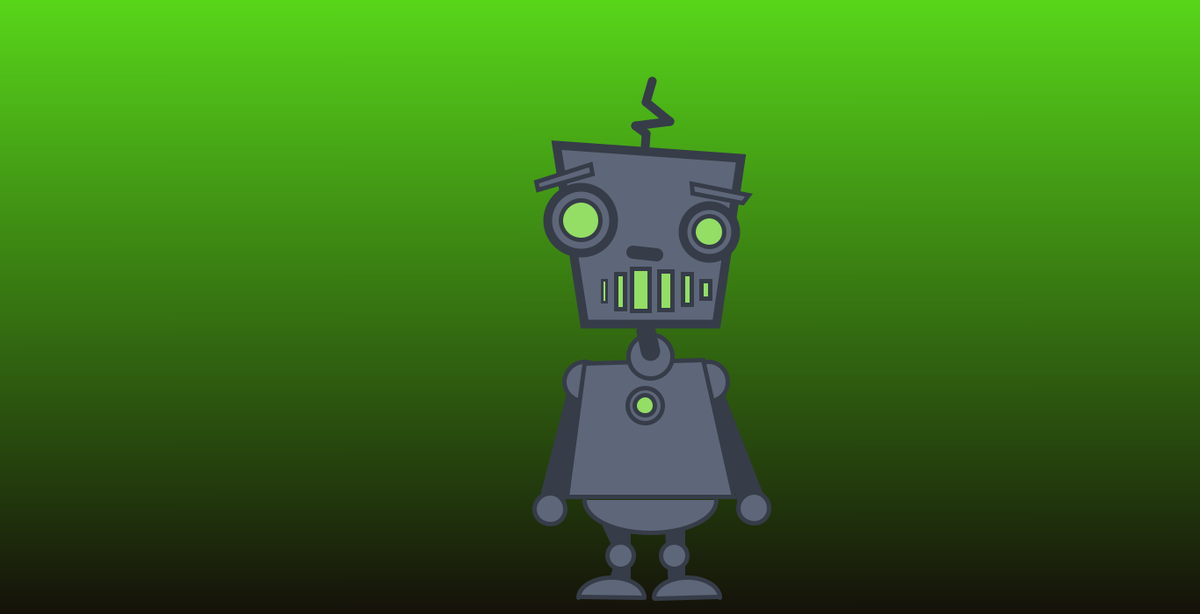
Frame 1 (no input)
Frame 60 (the mouse pressed at the canvas centre just before this capture): identical to frame 1, image omitted
Frame 120 (the mouse held since frame 60 and released just before this capture): identical to frame 1, image omitted

The Processing sketch that drew this single still picture (run headless with seeded random() and noise(); from frame 60 on, the mouse is pressed at the canvas centre):

// Processing sketch: Robot2
// ── Robot2.pde


void setup()
{
  background(0);
  size(1366, 700);
}

void draw()
{
  println(mouseX+ " " + mouseY);
  color topColor = color(88,214,26);
  color bottomColor = color(21,18,10);
  float gradeFactor;
  background(topColor);
  //NOTE GRADIENT CODE BELOW CAN BE LEFT OUT IF DESIRED
  loadPixels();
  for (int i = 0;i<pixels.length; i++)
  {
    float r= red(pixels[i]);
    float g= green(pixels[i]);
    float b= blue(pixels[i]);

    float r2 = red(bottomColor);
    float g2 = green(bottomColor);
    float b2 = blue(bottomColor);

    r = r * (pixels.length - i) / pixels.length + ((r2 * i) / pixels.length);
    g = g * (pixels.length - i) / pixels.length + ((g2 * i) / pixels.length);
    b = b * (pixels.length - i) / pixels.length + ((b2 * i) / pixels.length);
    pixels[i] = color(r, g, b);
  }
  updatePixels();

  // Grey
  fill(94, 103, 121);
  // outline
  stroke(54, 60, 72);
  strokeWeight(10);
  //head
  beginShape();
  vertex(633, 165);
  vertex(843, 180);
  vertex(815, 369);
  vertex(665, 369);
  endShape(CLOSE);
  //antenna
  line(742, 92, 735, 116);
  line(735, 116, 762, 138);
  line(762, 138, 723, 143);
  line(723, 143, 735, 152);
  line(735, 152, 734, 167);
  strokeWeight(10);
  ellipse(661, 251, 75, 75);
  // Eyes
  fill(148, 222, 101);
  strokeWeight(5);
  ellipse(661, 251, 45, 45);
  strokeWeight(10);
  fill(94, 103, 121);
  ellipse(807, 264, 60, 60);
  fill(148, 222, 101);
  strokeWeight(5);
  ellipse(807, 264, 35, 35);
  //nose
  fill(94, 103, 121);
  strokeWeight(15);
  line(720, 287, 747, 290);
  //eyebrows
  strokeWeight(5);
  fill(94, 103, 121);
  stroke(54, 60, 72);
  beginShape();
  vertex(672, 187);
  vertex(674, 198);
  vertex(612, 216);
  vertex(610, 207);
  endShape(CLOSE);
  beginShape();
  vertex(787, 209);
  vertex(788, 220);
  vertex(845, 231);
  vertex(852, 222);
  endShape(CLOSE);
  //mouth
  fill(148, 222, 101);
  stroke(54, 60, 72);
  strokeWeight(3);
  rectMode(CENTER);
  rect(688, 332, 5, 25);
  strokeWeight(5);
  rect(706, 332, 10, 40);
  rect(729, 330, 20, 48);
  rect(758, 331, 15, 44);
  rect(782, 330, 10, 35);
  rect(803, 330, 10, 20);
  //arms
  fill(54, 60, 72);
  beginShape();
  vertex(657, 460);
  vertex(648, 445);
  vertex(613, 580);
  vertex(638, 589);
  endShape(CLOSE);
  beginShape();
  vertex(814, 460);
  vertex(820, 445);
  vertex(870, 574);
  vertex(846, 590);
  endShape(CLOSE);
  fill(94, 103, 121);
  ellipse(626, 580, 35, 35);
  ellipse(858, 579, 35, 35);
  //Legs
  fill(54, 60, 72);
  beginShape();
  vertex(686, 595 );
  vertex( 704, 633 );
  vertex( 695, 663 );
  vertex( 715, 669 );
  vertex( 715, 607 );
  endShape(CLOSE);
  beginShape();
  vertex(759, 604 );
  vertex( 763, 667 );
  vertex( 777, 670 );
  vertex( 777, 578 );
  endShape(CLOSE);
  fill(94, 103, 121);
  ellipse(706, 633, 30, 30);
  ellipse(767, 633, 30, 30);
  arc(696, 681, 75, 45, PI, 2*PI);
  arc(782, 681, 75, 45, PI, 2*PI);
  line(660, 680, 730, 681);
  line(745, 682, 818, 680);
  //body
  fill(94, 103, 121);
  strokeWeight(5);
  ellipse(665, 435, 45, 45);
  ellipse(806, 435, 45, 45);
  beginShape();
  vertex(665, 414);
  vertex(800, 410);
  vertex(835, 566);
  vertex(645, 566);
  endShape(CLOSE);
  arc(740, 570, 150, 75, 0, PI);
  //neck
  fill(94, 103, 121);
  ellipse(740, 406, 50, 50);
  strokeWeight(22);
  line(735, 377, 740, 400);
  //heart
  strokeWeight(5);
  ellipse(734, 462, 40, 40);
  fill(148, 222, 101);
  ellipse(734, 462, 23, 23);
}
